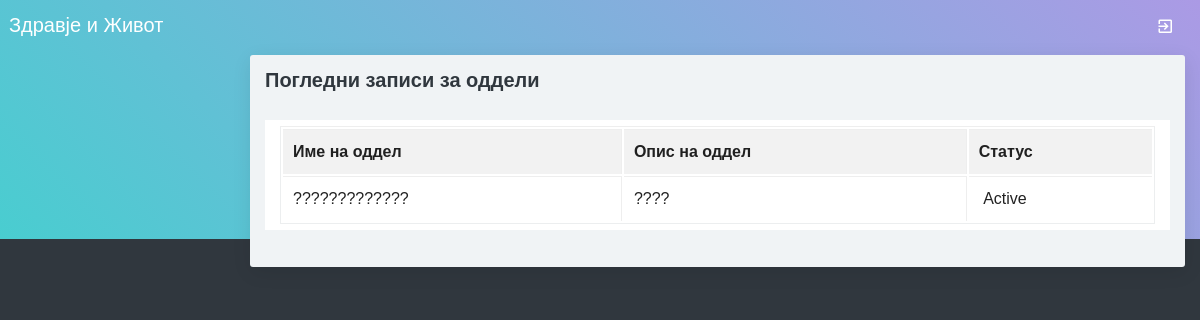
Page /Viewdepartment.php on the committed database.
### tables this page shows
CREATE TABLE `department` (
  `departmentid` int(10) NOT NULL,
  `departmentname` varchar(100) NOT NULL,
  `description` text NOT NULL,
  `status` varchar(10) NOT NULL
);

### Viewdepartment.php (the view, shortened to what this page needs)
<?php
include("adformheader.php");
include("dbconnection.php");
?>
<div class="container-fluid">
  <div class="block-header">
    <h2>Погледни записи за оддели</h2>
  </div>
  <div class="card">
    <section class="container">
     <table class="table table-bordered table-striped table-hover js-basic-example dataTable">
      <tbody>
        <tr>
          <td><strong>Име на оддел</strong></td>
          <td><strong>Опис на оддел</strong></td>
          <td><strong>Статус</strong></td>
        </tr>
        <?php
        $sql ="SELECT * FROM department";
        $qsql = mysqli_query($con,$sql);
        while($rs = mysqli_fetch_array($qsql))
        {
          echo "<tr>
          <td>$rs[departmentname]</td>
          <td> $rs[description]</td>
          <td>&nbsp;$rs[status]</td>";
          echo "</tr>";
        }
        ?>
      </tbody>
    </table>
  </section>
</div>
</div>
<?php
include("adformfooter.php");
?>

### rows in the picture
department: departmentname "?????????????", description "????", status "Active"
